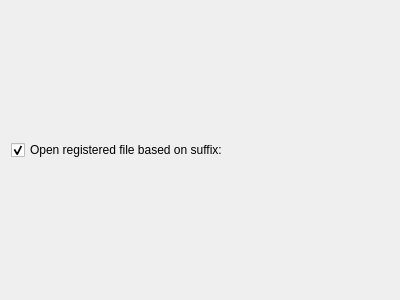
<?xml version="1.0" encoding="UTF-8"?>
<ui version="4.0">
 <class>OpenFileCheckBoxForm</class>
 <widget class="QWidget" name="OpenFileCheckBoxForm">
  <property name="geometry">
   <rect>
    <x>0</x>
    <y>0</y>
    <width>400</width>
    <height>300</height>
   </rect>
  </property>
  <property name="windowTitle">
   <string>Form</string>
  </property>
  <layout class="QVBoxLayout" name="verticalLayout">
   <item>
    <widget class="QCheckBox" name="OpenRegisteredFileCheckBox">
     <property name="text">
      <string>Open registered file based on suffix: </string>
     </property>
     <property name="checked">
      <bool>true</bool>
     </property>
    </widget>
   </item>
  </layout>
 </widget>
 <resources/>
 <connections/>
</ui>
